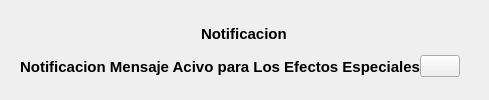
        <widget class="QCustomSlideMenu" name="emergenteNotificacionContenedor" native="true">
         <layout class="QVBoxLayout" name="verticalLayout_24">
          <item>
           <widget class="QWidget" name="emergenteNotificacionSubContenedor" native="true">
            <layout class="QVBoxLayout" name="verticalLayout_25">
             <item alignment="Qt::AlignHCenter">
              <widget class="QLabel" name="label_17">
               <property name="font">
                <font>
                 <pointsize>11</pointsize>
                 <weight>75</weight>
                 <bold>true</bold>
                </font>
               </property>
               <property name="text">
                <string>Notificacion</string>
               </property>
              </widget>
             </item>
             <item>
              <widget class="QFrame" name="frame_10">
               <property name="layoutDirection">
                <enum>Qt::LeftToRight</enum>
               </property>
               <property name="frameShape">
                <enum>QFrame::NoFrame</enum>
               </property>
               <layout class="QHBoxLayout" name="horizontalLayout_9">
                <property name="spacing">
                 <number>0</number>
                </property>
                <property name="leftMargin">
                 <number>0</number>
                </property>
                <property name="topMargin">
                 <number>0</number>
                </property>
                <property name="bottomMargin">
                 <number>0</number>
                </property>
                <item>
                 <widget class="QLabel" name="label_16">
                  <property name="sizePolicy">
                   <sizepolicy hsizetype="Expanding" vsizetype="Preferred">
                    <horstretch>0</horstretch>
                    <verstretch>0</verstretch>
                   </sizepolicy>
                  </property>
                  <property name="font">
                   <font>
                    <pointsize>11</pointsize>
                    <weight>75</weight>
                    <bold>true</bold>
                   </font>
                  </property>
                  <property name="text">
                   <string>Notificacion Mensaje Acivo para Los Efectos Especiales</string>
                  </property>
                  <property name="alignment">
                   <set>Qt::AlignCenter</set>
                  </property>
                 </widget>
                </item>
                <item alignment="Qt::AlignRight">
                 <widget class="QPushButton" name="cerrarNotificacion">
                  <property name="toolTip">
                   <string>Cerrar Notificacion</string>
                  </property>
                  <property name="layoutDirection">
                   <enum>Qt::LeftToRight</enum>
                  </property>
                  <property name="text">
                   <string/>
                  </property>
                  <property name="icon">
                   <iconset resource="../../../../Desktop/Proyecto Andres Bello/Aplicacion V2.1-AndresBello/Qss/icons/_icons.qrc">
                    <normaloff>:/font_awesome_regular/icons/font_awesome/regular/circle-xmark.png</normaloff>:/font_awesome_regular/icons/font_awesome/regular/circle-xmark.png</iconset>
                  </property>
                  <property name="iconSize">
                   <size>
                    <width>24</width>
                    <height>24</height>
                   </size>
                  </property>
                 </widget>
                </item>
               </layout>
              </widget>
             </item>
            </layout>
           </widget>
          </item>
         </layout>
        </widget>
